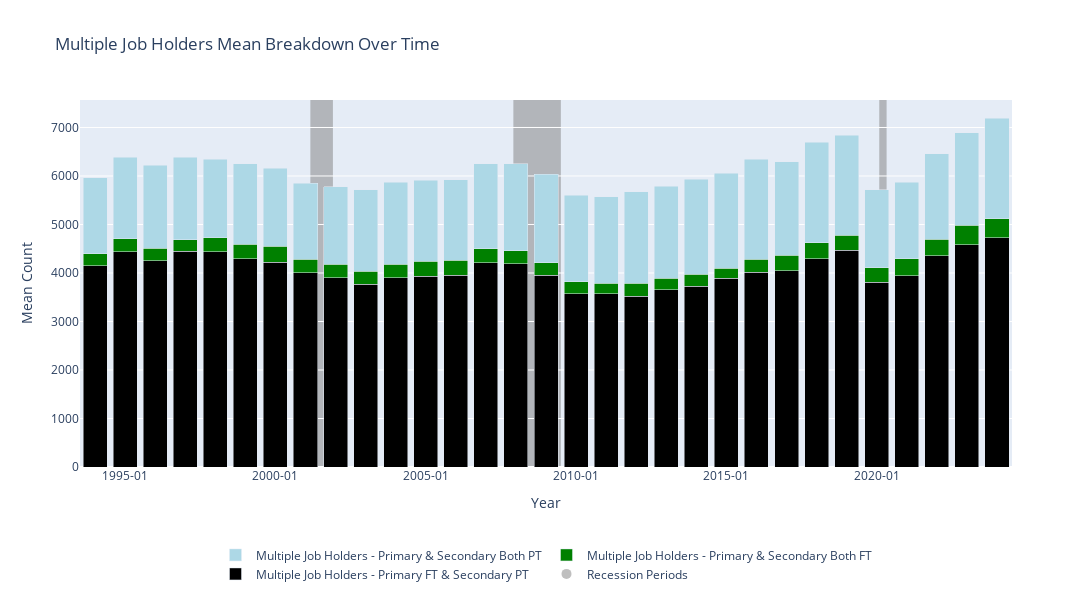

Notebook code for this chart:
### Code cell
fig = go.Figure()

# Add recession shading 
for recession in recession_periods:
    fig.add_shape(
        type='rect',
        xref='x',
        yref='paper',
        x0=recession['start'],  # Start of recession
        x1=recession['end'],    # End of recession
        y0=0, y1=1,
        fillcolor='grey',
        opacity=0.5,
        layer='below',
        line_width=0
    )

# Adding recession periods legends
fig.add_trace(
    go.Scatter(
        x=[None], y=[None],  # Empty scatter plot for legend entry
        mode='markers',
        marker=dict(size=10, color='grey', opacity=0.5),
        showlegend=True,
        name='Recession Periods'
    )
)

# 3. Stacked Bar - MULTJobHolders_Pri_FT_Sec_PT
fig.add_trace(
    go.Bar(
        x=mean_men.index,  # The x-axis (Year converted to datetime)
        y=mean_men.values,  # The mean values for men
        name='Multiple Job Holders - Primary FT & Secondary PT',
        marker_color='black'
    )
)

# 4. Stacked Bar - MULTJobHolders_Pri_Sec_BothFT
fig.add_trace(
    go.Bar(
        x=mean_women.index,  # The x-axis (Year converted to datetime)
        y=mean_women.values,  # The mean values for women
        name='Multiple Job Holders - Primary & Secondary Both FT',
        marker_color='green'
    )
)

# 5. Stacked Bar - MULTJobHolders_Pri_Sec_BothPT
fig.add_trace(
    go.Bar(
        x=mean_total.index,  # The x-axis (Year converted to datetime)
        y=mean_total.values,  # The mean values for total
        name='Multiple Job Holders - Primary & Secondary Both PT',
        marker_color='lightblue'
    )
)

# 6. Doing the Stacked bars and moving the legends to the bottom
fig.update_layout(
    barmode='stack',  # Makes the bars stacked
    height=600, 
    width=1700,
    title_text="Multiple Job Holders Mean Breakdown Over Time",
    xaxis_title="Year",
    yaxis_title="Mean Count",
    xaxis=dict(
        type='date',  # Change x-axis to handle date format
        tickformat='%Y-%m',  # Format the ticks to show year and month
    ),
    showlegend=True,
    legend=dict(
        orientation="h",   # Horizontal orientation for the legend
        x=0.5,             # Center the legend horizontally
        y=-0.2,            # Move the legend below the chart
        xanchor='center',   # Align the legend horizontally with the center
        yanchor='top'       # Align the legend above the bottom edge
    )
)

fig.show()

### Figure 1 — Plotly figure (JSON) as saved in the notebook; plotly's stock layout.template omitted (floating-point values rounded to 4 significant figures)
{"data": [{"marker": {"color": "grey", "opacity": 0.5, "size": 10}, "mode": "markers", "name": "Recession Periods", "showlegend": true, "type": "scatter", "x": [null], "y": [null]}, {"marker": {"color": "black"}, "name": "Multiple Job Holders - Primary FT & Secondary PT", "type": "bar", "x": ["1994-01-01T00:00:00", "1995-01-01T00:00:00", "1996-01-01T00:00:00", "1997-01-01T00:00:00", "1998-01-01T00:00:00", "1999-01-01T00:00:00", "2000-01-01T00:00:00", "2001-01-01T00:00:00", "2002-01-01T00:00:00", "2003-01-01T00:00:00", "2004-01-01T00:00:00", "2005-01-01T00:00:00", "2006-01-01T00:00:00", "2007-01-01T00:00:00", "2008-01-01T00:00:00", "2009-01-01T00:00:00", "2010-01-01T00:00:00", "2011-01-01T00:00:00", "2012-01-01T00:00:00", "2013-01-01T00:00:00", "2014-01-01T00:00:00", "2015-01-01T00:00:00", "2016-01-01T00:00:00", "2017-01-01T00:00:00", "2018-01-01T00:00:00", "2019-01-01T00:00:00", "2020-01-01T00:00:00", "2021-01-01T00:00:00", "2022-01-01T00:00:00", "2023-01-01T00:00:00", "2024-01-01T00:00:00"], "y": [4146.0, 4440.0, 4249, 4453.0, 4442.0, 4294.0, 4226.0, 4002.0, 3904.0, 3768.0, 3904, 3937, 3957.0, 4211.0, 4188.0, 3948.0, 3568.0, 3574, 3520.0, 3655.0, 3728, 3892, 4011, 4048.0, 4296.0, 4468.0, 3811.0, 3942.0, 4351.0, 4585, 4723]}, {"marker": {"color": "green"}, "name": "Multiple Job Holders - Primary & Secondary Both FT", "type": "bar", "x": ["1994-01-01T00:00:00", "1995-01-01T00:00:00", "1996-01-01T00:00:00", "1997-01-01T00:00:00", "1998-01-01T00:00:00", "1999-01-01T00:00:00", "2000-01-01T00:00:00", "2001-01-01T00:00:00", "2002-01-01T00:00:00", "2003-01-01T00:00:00", "2004-01-01T00:00:00", "2005-01-01T00:00:00", "2006-01-01T00:00:00", "2007-01-01T00:00:00", "2008-01-01T00:00:00", "2009-01-01T00:00:00", "2010-01-01T00:00:00", "2011-01-01T00:00:00", "2012-01-01T00:00:00", "2013-01-01T00:00:00", "2014-01-01T00:00:00", "2015-01-01T00:00:00", "2016-01-01T00:00:00", "2017-01-01T00:00:00", "2018-01-01T00:00:00", "2019-01-01T00:00:00", "2020-01-01T00:00:00", "2021-01-01T00:00:00", "2022-01-01T00:00:00", "2023-01-01T00:00:00", "2024-01-01T00:00:00"], "y": [247, 266.8, 259.5, 237.2, 280.2, 304, 328, 276, 277.5, 267.2, 279.8, 300.5, 303.5, 294.2, 275, 258.8, 252.5, 217.8, 268, 232.5, 249.2, 207.2, 277.2, 313.2, 328, 313.5, 294.8, 350.8, 346.5, 395.5, 396]}, {"marker": {"color": "lightblue"}, "name": "Multiple Job Holders - Primary & Secondary Both PT", "type": "bar", "x": ["1994-01-01T00:00:00", "1995-01-01T00:00:00", "1996-01-01T00:00:00", "1997-01-01T00:00:00", "1998-01-01T00:00:00", "1999-01-01T00:00:00", "2000-01-01T00:00:00", "2001-01-01T00:00:00", "2002-01-01T00:00:00", "2003-01-01T00:00:00", "2004-01-01T00:00:00", "2005-01-01T00:00:00", "2006-01-01T00:00:00", "2007-01-01T00:00:00", "2008-01-01T00:00:00", "2009-01-01T00:00:00", "2010-01-01T00:00:00", "2011-01-01T00:00:00", "2012-01-01T00:00:00", "2013-01-01T00:00:00", "2014-01-01T00:00:00", "2015-01-01T00:00:00", "2016-01-01T00:00:00", "2017-01-01T00:00:00", "2018-01-01T00:00:00", "2019-01-01T00:00:00", "2020-01-01T00:00:00", "2021-01-01T00:00:00", "2022-01-01T00:00:00", "2023-01-01T00:00:00", "2024-01-01T00:00:00"], "y": [1572, 1680.0, 1712, 1698.0, 1623, 1655.0, 1607.0, 1571.0, 1594.0, 1676.0, 1686.0, 1672.0, 1660, 1749, 1787, 1827.0, 1786, 1784, 1890.0, 1901, 1954.0, 1954.0, 2055.0, 1934.0, 2073, 2060, 1607, 1582.0, 1763.0, 1913.0, 2070.0]}], "layout": {"barmode": "stack", "height": 600, "legend": {"orientation": "h", "x": 0.5, "xanchor": "center", "y": -0.2, "yanchor": "top"}, "shapes": [{"fillcolor": "grey", "layer": "below", "line": {"width": 0}, "opacity": 0.5, "type": "rect", "x0": "2001-03-01", "x1": "2001-11-30", "xref": "x", "y0": 0, "y1": 1, "yref": "paper"}, {"fillcolor": "grey", "layer": "below", "line": {"width": 0}, "opacity": 0.5, "type": "rect", "x0": "2007-12-01", "x1": "2009-06-30", "xref": "x", "y0": 0, "y1": 1, "yref": "paper"}, {"fillcolor": "grey", "layer": "below", "line": {"width": 0}, "opacity": 0.5, "type": "rect", "x0": "2020-02-01", "x1": "2020-04-30", "xref": "x", "y0": 0, "y1": 1, "yref": "paper"}], "showlegend": true, "title": {"text": "Multiple Job Holders Mean Breakdown Over Time"}, "width": 1700, "xaxis": {"tickformat": "%Y-%m", "title": {"text": "Year"}, "type": "date"}, "yaxis": {"title": {"text": "Mean Count"}}}}
